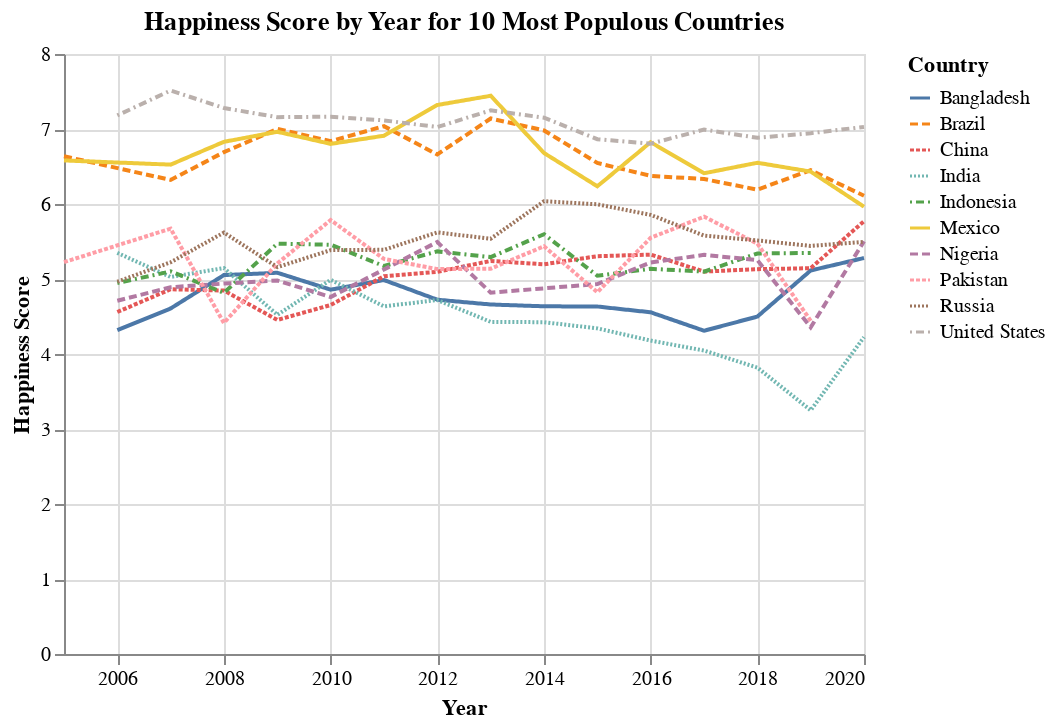

The notebook cell saved with this chart:
### Code cell
alt.Chart(year_df, title='Happiness Score by Year for 10 Most Populous Countries').mark_line().encode(
    x='Year',
    y='Happiness Score',
    color='Country',
    strokeDash='Country',
    tooltip = ['Country', 'Happiness Score', 'Year']
    
)

### Figure 1 — Vega-Lite specification as saved in the notebook (floating-point values rounded to 4 significant figures; data arrays with more than 128 entries replaced by an {"elided": "..."} marker saying what was removed)
{"config": {"view": {"continuousWidth": 400, "continuousHeight": 300}}, "data": {"name": "data-85d4139d2632ef88581b5060ae3429ee"}, "mark": "line", "encoding": {"color": {"type": "nominal", "field": "Country"}, "strokeDash": {"type": "nominal", "field": "Country"}, "tooltip": [{"type": "nominal", "field": "Country"}, {"type": "quantitative", "field": "Happiness Score"}, {"type": "temporal", "field": "Year"}], "x": {"type": "temporal", "field": "Year"}, "y": {"type": "quantitative", "field": "Happiness Score"}}, "title": "Happiness Score by Year for 10 Most Populous Countries", "$schema": "https://vega.github.io/schema/vega-lite/v4.8.1.json", "datasets": {"data-85d4139d2632ef88581b5060ae3429ee": {"elided": "146 records"}}}
